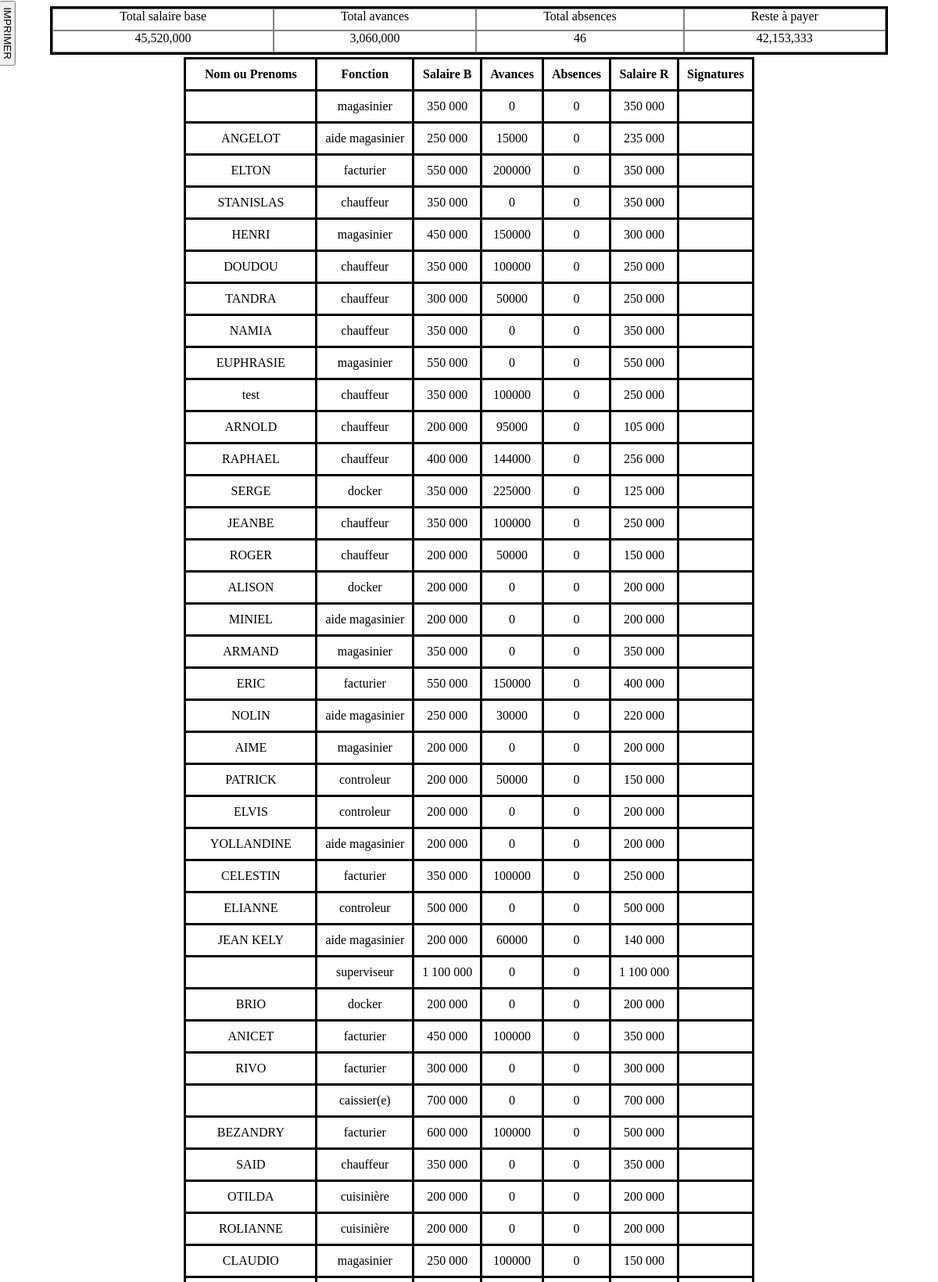
/php/pages/impressionSalaire.php (upper part), run on the app's committed database.
### tables this page shows
CREATE TABLE `salaires` (
  `sa_id` int(11) NOT NULL AUTO_INCREMENT,
  `id_worker` int(11) NOT NULL,
  `salaire_reel` int(11) NOT NULL,
  `date_s` varchar(50) NOT NULL,
  `nbr_absence` int(11) NOT NULL,
  `avances` int(11) NOT NULL,
  `salaire_base` int(11) NOT NULL,
  PRIMARY KEY (`sa_id`)
);

CREATE TABLE `fonctions` (
  `id` int(11) NOT NULL AUTO_INCREMENT,
  `name_fonction` varchar(50) NOT NULL,
  PRIMARY KEY (`id`)
);

CREATE TABLE `workers` (
  `w_id` int(11) NOT NULL AUTO_INCREMENT,
  `name` varchar(100) NOT NULL,
  `firstname` varchar(100) NOT NULL,
  `id_fonction` varchar(100) NOT NULL,
  `cin` varchar(255) NOT NULL,
  `adresse` varchar(100) NOT NULL,
  `origine` varchar(100) NOT NULL,
  `responsable` varchar(100) NOT NULL,
  `contact` varchar(100) NOT NULL,
  `image` varchar(255) NOT NULL,
  `id_depart` int(255) NOT NULL,
  `date_entree` varchar(100) NOT NULL,
  `sexe` varchar(50) NOT NULL,
  `date_ajout` varchar(50) NOT NULL,
  `salaire_base` int(11) NOT NULL,
  PRIMARY KEY (`w_id`)
);

### php/class/Workers.php (called while the page is built, shortened)
<?php
class Workers
{
    private $host = '127.0.0.1';
    private $db = 'tavaratra';
    private $user = 'root';
    private $pdo = null;
    public function connect()
    {
        return new PDO('mysql:host=' . $this->host . ';dbname=' . $this->db . ';', $this->user, '');
    }
    public function getPdo()
    {
        if ($this->pdo == null) {
            $this->pdo = $this->connect();
        }
        return $this->pdo;
    }
      public function sommeOfAllSalaryImpression()
      {
          $date = $this->impressionDate();
          $query = $this->getPdo()
          ->prepare("SELECT * FROM salaires WHERE date_s LIKE '{$date}%'");
          $query->execute();
          $data = $query->fetchAll();
          $salaire_total = 0;
          foreach($data as $salaire){
              $salaire_total += $salaire['salaire_reel'];
          }
          return $salaire_total;
      }
      public function sumOfAllAvancesImpression()
      {
          $date = $this->impressionDate();
          $query = $this->getPdo()
          ->prepare("SELECT * FROM salaires WHERE date_s LIKE '{$date}%'");
          $query->execute();
          $data = $query->fetchAll();
          $avance_total = 0;
          foreach($data as $salaire){
              $avance_total += $salaire['avances'];
          }
          return $avance_total;
      }
      public function sommeOfAllSalaryBaseImpression()
      {
         $date = $this->impressionDate();
         $query = $this->getPdo()
         ->prepare("SELECT * FROM salaires WHERE date_s LIKE '{$date}%'");
         $query->execute();
         $data = $query->fetchAll();
         $salaire_total = 0;
         foreach($data as $salaire){
             $salaire_total += $salaire['salaire_base'];
         }
         return $salaire_total;
      }
      public function getAllWorkersSalaryImpression()
      {
          $date = $this->impressionDate();
          $query = $this->getPdo()
          ->prepare("SELECT * FROM salaires JOIN workers ON workers.w_id = salaires.id_worker JOIN fonctions ON fonctions.id = workers.id_fonction WHERE date_s LIKE '{$date}%'");
          $query->execute();
          return $query->fetchAll();
      }
	public function nbrSabs(){
	$daty = $this->impressionDate();
	$query = $this->getPdo()->prepare("SELECT * FROM salaires WHERE date_s LIKE '{$daty}%'");
	$query->execute();
	$data = $query->fetchAll();
	$abs=0;
	foreach($data as $nbr){
		$abs+=$nbr['nbr_absence'];
	}
	return $abs;
	}
}

### php/pages/impressionSalaire.php (the view, shortened to what this page needs)
<?php
require '../class/Workers.php';
$salaire = new Workers();
?>
<!DOCTYPE html>
<html lang="en">
<head>
</head>
<body>
    <div class="container">
        <div class="total-container">
            <div>
                <div>Total salaire base</div>
                <div><?=number_format($salaire->sommeOfAllSalaryBaseImpression())  ?></div>
            </div>
            <div>
                <div>Total avances</div>
                <div><?=number_format($salaire->sumOfAllAvancesImpression() ) ?></div>
            </div>
            <div>
            <div>Total absences</div>
                <div><?= $salaire->nbrSabs() ?></div>
            </div>
            <div>
            <div>Reste à payer</div>
                <div><?=number_format($salaire->sommeOfAllSalaryImpression())  ?></div>
            </div>
        </div>
        <table>
            <thead>
                <th>Nom ou Prenoms</th>
                <th>Fonction</th>
                <th>Salaire B</th>
                <th>Avances</th>
                <th>Absences</th>
                <th>Salaire R</th>
                <th>Signatures</th>
            </thead>
            <tbody>
                <?php foreach($salaire->getAllWorkersSalaryImpression() as $sal):?>
                    <tr>
                        <td><?php if(empty($sal['firstname'])){echo $sal['name'];}else{echo $sal['firstname'];}?></td>
                        <td><?=$sal['name_fonction']?></td>
                        <td><?=number_format($sal['salaire_base'],0,'',' ')?></</td>
                        <td><?=number_format( $sal['avances'],0,'','')?></</td>
                        <td><?= $sal['nbr_absence']?></</td>
                        <td><?=number_format($sal['salaire_reel'],0,'',' ')?></</td>
                        <td></td>
                    </tr>
                    <?php endforeach ?>
            </tbody>
        </table>
    </div>
    <button>IMPRIMER</button>
</body>
</html>

### php/pages/impressionSalaire.php (style rules this page uses)
.container { width: 90%; margin: auto; display: flex; flex-direction: column; align-items: center; }
table { border: solid; border-collapse: collapse; }
th, td { border: solid; padding: 10px; }
.total-container { width: 100%; height: 7vh; border: solid; margin-bottom: 3px; display: grid; grid-template-columns: auto auto auto auto; }
td { text-align:center; }
.total-container > div { display: grid; grid-template-rows: auto auto; }
.total-container > div >div { border: solid grey .5px; text-align: center; }
button { position:absolute; top:2rem; left:-2rem; transform:rotate(90deg); }

### data on the page
salaires: fonctions.name_fonction "magasinier", id_worker.salaire_base "350 000", avances "0", nbr_absence "0", salaire_reel "350 000"
salaires: id_worker.name "ANGELOT", fonctions.name_fonction "aide magasinier", id_worker.salaire_base "250 000", avances "15000", nbr_absence "0", salaire_reel "235 000"
salaires: id_worker.name "ELTON", fonctions.name_fonction "facturier", id_worker.salaire_base "550 000", avances "200000", nbr_absence "0", salaire_reel "350 000"
salaires: id_worker.name "STANISLAS", fonctions.name_fonction "chauffeur", id_worker.salaire_base "350 000", avances "0", nbr_absence "0", salaire_reel "350 000"
salaires: id_worker.name "HENRI", fonctions.name_fonction "magasinier", id_worker.salaire_base "450 000", avances "150000", nbr_absence "0", salaire_reel "300 000"
salaires: id_worker.name "DOUDOU", fonctions.name_fonction "chauffeur", id_worker.salaire_base "350 000", avances "100000", nbr_absence "0", salaire_reel "250 000"
salaires: id_worker.name "TANDRA", fonctions.name_fonction "chauffeur", id_worker.salaire_base "300 000", avances "50000", nbr_absence "0", salaire_reel "250 000"
salaires: id_worker.name "NAMIA", fonctions.name_fonction "chauffeur", id_worker.salaire_base "350 000", avances "0", nbr_absence "0", salaire_reel "350 000"
salaires: id_worker.name "EUPHRASIE", fonctions.name_fonction "magasinier", id_worker.salaire_base "550 000", avances "0", nbr_absence "0", salaire_reel "550 000"
salaires: id_worker.firstname "test", fonctions.name_fonction "chauffeur", id_worker.salaire_base "350 000", avances "100000", nbr_absence "0", salaire_reel "250 000"
salaires: id_worker.name "ARNOLD", fonctions.name_fonction "chauffeur", id_worker.salaire_base "200 000", avances "95000", nbr_absence "0", salaire_reel "105 000"
salaires: id_worker.firstname "RAPHAEL", fonctions.name_fonction "chauffeur", id_worker.salaire_base "400 000", avances "144000", nbr_absence "0", salaire_reel "256 000"
salaires: id_worker.name "SERGE", fonctions.name_fonction "docker", id_worker.salaire_base "350 000", avances "225000", nbr_absence "0", salaire_reel "125 000"
salaires: id_worker.name "JEANBE", fonctions.name_fonction "chauffeur", id_worker.salaire_base "350 000", avances "100000", nbr_absence "0", salaire_reel "250 000"
salaires: id_worker.name "ROGER", fonctions.name_fonction "chauffeur", id_worker.salaire_base "200 000", avances "50000", nbr_absence "0", salaire_reel "150 000"
salaires: id_worker.name "ALISON", fonctions.name_fonction "docker", id_worker.salaire_base "200 000", avances "0", nbr_absence "0", salaire_reel "200 000"
salaires: id_worker.name "MINIEL", fonctions.name_fonction "aide magasinier", id_worker.salaire_base "200 000", avances "0", nbr_absence "0", salaire_reel "200 000"
salaires: id_worker.name "ARMAND", fonctions.name_fonction "magasinier", id_worker.salaire_base "350 000", avances "0", nbr_absence "0", salaire_reel "350 000"
salaires: id_worker.name "ERIC", fonctions.name_fonction "facturier", id_worker.salaire_base "550 000", avances "150000", nbr_absence "0", salaire_reel "400 000"
salaires: id_worker.name "NOLIN", fonctions.name_fonction "aide magasinier", id_worker.salaire_base "250 000", avances "30000", nbr_absence "0", salaire_reel "220 000"
salaires: id_worker.name "AIME", fonctions.name_fonction "magasinier", id_worker.salaire_base "200 000", avances "0", nbr_absence "0", salaire_reel "200 000"
salaires: id_worker.name "PATRICK", fonctions.name_fonction "controleur", id_worker.salaire_base "200 000", avances "50000", nbr_absence "0", salaire_reel "150 000"
salaires: id_worker.name "ELVIS", fonctions.name_fonction "controleur", id_worker.salaire_base "200 000", avances "0", nbr_absence "0", salaire_reel "200 000"
salaires: id_worker.name "YOLLANDINE", fonctions.name_fonction "aide magasinier", id_worker.salaire_base "200 000", avances "0", nbr_absence "0", salaire_reel "200 000"
salaires: id_worker.name "CELESTIN", fonctions.name_fonction "facturier", id_worker.salaire_base "350 000", avances "100000", nbr_absence "0", salaire_reel "250 000"
salaires: id_worker.name "ELIANNE", fonctions.name_fonction "controleur", id_worker.salaire_base "500 000", avances "0", nbr_absence "0", salaire_reel "500 000"
salaires: id_worker.name "JEAN KELY", fonctions.name_fonction "aide magasinier", id_worker.salaire_base "200 000", avances "60000", nbr_absence "0", salaire_reel "140 000"
salaires: fonctions.name_fonction "superviseur", id_worker.salaire_base "1 100 000", avances "0", nbr_absence "0", salaire_reel "1 100 000"
salaires: id_worker.name "BRIO", fonctions.name_fonction "docker", id_worker.salaire_base "200 000", avances "0", nbr_absence "0", salaire_reel "200 000"
salaires: id_worker.name "ANICET", fonctions.name_fonction "facturier", id_worker.salaire_base "450 000", avances "100000", nbr_absence "0", salaire_reel "350 000"
salaires: id_worker.name "RIVO", fonctions.name_fonction "facturier", id_worker.salaire_base "300 000", avances "0", nbr_absence "0", salaire_reel "300 000"
salaires: fonctions.name_fonction "caissier(e)", id_worker.salaire_base "700 000", avances "0", nbr_absence "0", salaire_reel "700 000"
salaires: id_worker.name "BEZANDRY", fonctions.name_fonction "facturier", id_worker.salaire_base "600 000", avances "100000", nbr_absence "0", salaire_reel "500 000"
salaires: id_worker.name "SAID", fonctions.name_fonction "chauffeur", id_worker.salaire_base "350 000", avances "0", nbr_absence "0", salaire_reel "350 000"
salaires: id_worker.name "OTILDA", fonctions.name_fonction "cuisinière", id_worker.salaire_base "200 000", avances "0", nbr_absence "0", salaire_reel "200 000"
salaires: id_worker.name "ROLIANNE", fonctions.name_fonction "cuisinière", id_worker.salaire_base "200 000", avances "0", nbr_absence "0", salaire_reel "200 000"
salaires: id_worker.name "CLAUDIO", fonctions.name_fonction "magasinier", id_worker.salaire_base "250 000", avances "100000", nbr_absence "0", salaire_reel "150 000"

### other printed values
$salaire->sommeOfAllSalaryBaseImpression() "45,520,000"
$salaire->sumOfAllAvancesImpression() "3,060,000"
$salaire->nbrSabs() "46"
$salaire->sommeOfAllSalaryImpression() "42,153,333"
